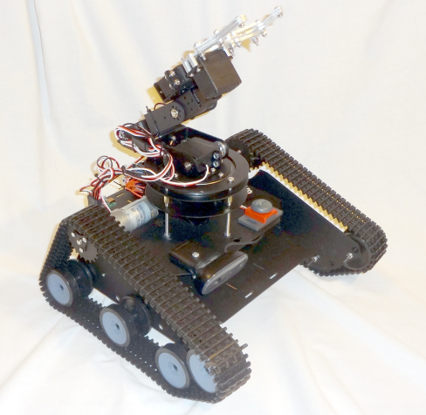
#> input picture Artificial_Intelligence/Labs/Computer_Vision/M2_agent_robot.png, 426 x 415 px, found by its file name
$ python basic_image_processing.py
#> lines starting #> are read from the running program, lines starting #| are printed output that depends on the picture; after the words box and inside, x2 and y2 are one past the last pixel; in counts of white or black regions, pixels touching at a corner belong together
# -*- coding: utf-8 -*-
"""
Created on Thu Sep  3 12:30:30 2020

@author: mhabayeb
"""

import numpy as np
import cv2

path_to_image = r'C:/Users/ujjwa/OneDrive - Centennial College/Documents/Semester_3/Artificial_Intelligence/Labs/Computer_Vision/M2_agent_robot.png'
# Load an color image in grayscale
img = cv2.imread(path_to_image,cv2.IMREAD_UNCHANGED) # rgb
#> img is the input picture: shape (415, 426, 4); mean B, G, R, A 185, 188.7, 192.1, 255
#Show the colored image
#cv2.imshow('Original',img)
#Convert the colored image into grey and store into a separte variable then show
gray_img = cv2.cvtColor(img, cv2.COLOR_BGR2GRAY)    ## grayscale
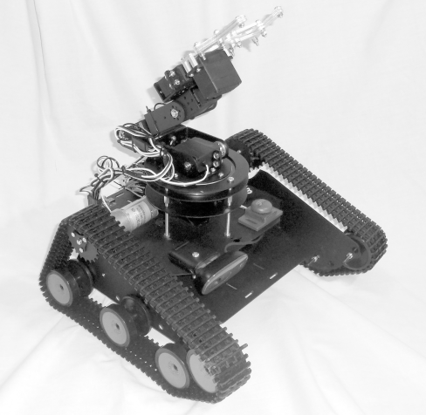
#> gray_img: shape (415, 426); min 0, max 255, mean 189.3
#cv2.imshow('Grey',gray_img)
#print type(img)
print ('RGB shape: ', img.shape)        # Rows, cols, channels
#| RGB shape:  (415, 426, 4)
#print 'ARGB shape:', alpha_img.shape
print ('Gray shape:', gray_img.shape)
#| Gray shape: (415, 426)
print ('img.dtype: ', img.dtype)
#| img.dtype:  uint8
print ('img.size: ', img.size)
#| img.size:  707160
print ('img_gray.dtype: ', gray_img.dtype)
#| img_gray.dtype:  uint8
print ('img_gray.size: ', gray_img.size)
#| img_gray.size:  176790
"""
As first input, the circle function receives the image on which we want to draw the circle.
As second, it receives a tuple with the x and y coordinates of the center of the circle.
As third argument, we need to pass the radius of the circle
and as fourth, we need to specify another tuple with the color of the circle, in BGR (Blue, Green and Red) format.
"""
cv2.circle(img,(100, 0), 25, (0,255,0))
#> img: shape (415, 426, 4); 0.04% of pixels changed, all inside (x1, y1, x2, y2) = (75, 0, 126, 26)
cv2.circle(gray_img,(100, 0), 25, (0,225,0))
# cv2.circle(gray_img,(0, 100), 25, (0,0,255))

#> (the run stopped early here; a loop or call above may not have finished)
